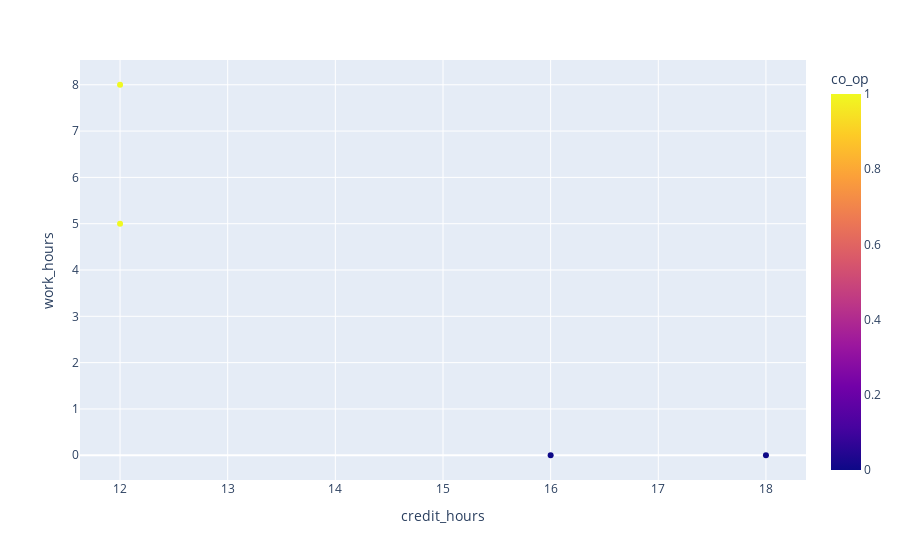

The code cell stored with this chart in its notebook:
### Code cell
import plotly.express as px
# https://plotly.com/python/plotly-express/
px.scatter(sample_df, x='credit_hours', y='work_hours', color='co_op')

### Figure 1 — Plotly figure (JSON) as saved in the notebook; plotly's stock layout.template omitted (floating-point values rounded to 4 significant figures)
{"data": [{"hovertemplate": "credit_hours=%{x}<br>work_hours=%{y}<br>co_op=%{marker.color}<extra></extra>", "legendgroup": "", "marker": {"color": [0, 0, 1, 1], "coloraxis": "coloraxis", "symbol": "circle"}, "mode": "markers", "name": "", "orientation": "v", "showlegend": false, "type": "scatter", "x": [18, 16, 12, 12], "xaxis": "x", "y": [0, 0, 8, 5], "yaxis": "y"}], "layout": {"coloraxis": {"colorbar": {"title": {"text": "co_op"}}, "colorscale": [[0, "#0d0887"], [0.1111, "#46039f"], [0.2222, "#7201a8"], [0.3333, "#9c179e"], [0.4444, "#bd3786"], [0.5556, "#d8576b"], [0.6667, "#ed7953"], [0.7778, "#fb9f3a"], [0.8889, "#fdca26"], [1, "#f0f921"]]}, "legend": {"tracegroupgap": 0}, "margin": {"t": 60}, "xaxis": {"anchor": "y", "domain": [0, 1], "title": {"text": "credit_hours"}}, "yaxis": {"anchor": "x", "domain": [0, 1], "title": {"text": "work_hours"}}}}
